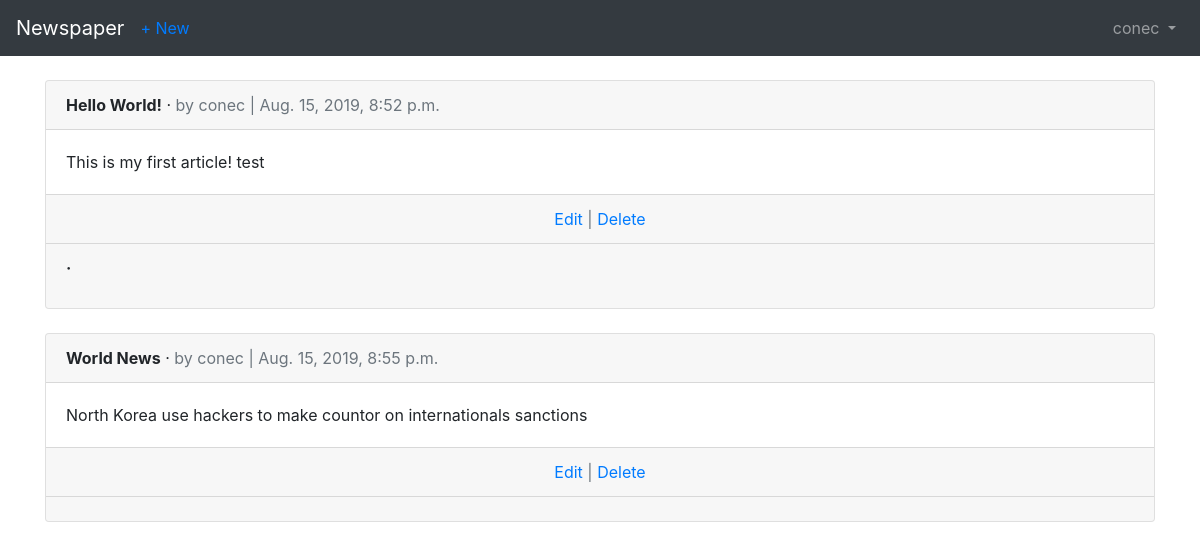
The page /articles/ (signed in) on the database its author committed.
### users/models.py (models this page shows)
class CustomUser(AbstractUser):
    age = models.PositiveIntegerField(default=0)

### articles/models.py (models this page shows, shortened)
class Article(models.Model):
    title = models.CharField(max_length=255)
    body = models.TextField()
    date = models.DateTimeField(auto_now_add=True)
    author = models.ForeignKey(
        get_user_model(),
        on_delete=models.CASCADE,
    )

class Comment(models.Model):
    article = models.ForeignKey(
        Article,
        on_delete=models.CASCADE,
        related_name='comments',
    )
    comment = models.CharField(max_length=140)
    author = models.ForeignKey(
        get_user_model(),
        on_delete=models.CASCADE,
    )
    def __str__(self):
        return self.comment

### articles/views.py (the view)
# urls.py: path('', views.ArticleListView.as_view(), name='article_list'),
class ArticleListView(LoginRequiredMixin, ListView):
    model = models.Article
    template_name = 'article_list.html'
    login_url = 'login'

### templates/article_list.html (shortened to what this page needs)
{% extends 'base.html' %}
{% block content %}
    {% for article in object_list %}
    <div class="card">
            <div class="card-header">
                <span class="font-weight-bold">{{ article.title }}</span> &middot;
                <span class="text-muted">by {{ article.author }} | {{ article.date }}</span>
            </div>
            <div class="card-body">
                {{ article.body }}
            </div>
            <div class="card-footer text-center text-muted">
                <a href="{% url 'article_edit' article.pk %}">Edit</a> |
                <a href="{% url 'article_delete' article.pk %}">Delete</a>
            </div>
            <div class="card-footer">
        {% for comment in article.comments.all %}
          <p>
            <span class="font-weight-bold">{{ comment.author }} &middot;</span>
          </p>
        {% endfor %}
      </div>
    </div>
    <br/>
{% endfor %}
{% endblock %}

### templates/base.html (shortened to what this page needs)
<!doctype html>
<html lang="en">
    <head>
        <link rel="stylesheet" href="https://maxcdn.bootstrapcdn.com/bootstrap/4.0.0/css/bootstrap.min.css">
    </head>
    <body>
        <nav class="navbar navbar-expand-md navbar-dark bg-dark mb-4">
        <a class="navbar-brand" href="{% url 'home' %}">Newspaper</a>
        {% if user.is_authenticated %}
            <ul class="navbar-nav mr-auto">
                <li class="nav-item"><a href="{% url 'article_new' %}">+ New</a></li>
            </ul>
        {% endif %}
        <div class="collapse navbar-collapse" id="navbarCollapse">
            {% if user.is_authenticated %}
                <ul class="navbar-nav ml-auto">
                <li class="nav-item">
                    <a class="nav-link dropdown-toggle" href="#" id="userMenu" data-toggle="dropdown" aria-haspopup="true" aria-expanded="false">
                    {{ user.username }}
                    </a>
                </li>
                </ul>
                    {% else %}
                        <form class="form-inline ml-auto">
                            <a href="{% url 'login' %}" class="btn btn-outline-secondary">Log in</a>
                            <a href="{% url 'signup' %}" class="btn btn-primary ml-2">Sign up</a>
                        </form>
                    {% endif %}
        </div>
        </nav>
                <div class="container">
                    {% block content %}
                    {% endblock %}
                </div>
    </body>
</html>

### rows shown on the page
CustomUser: username "conec"
Article: title "Hello World!", author "conec", date "Aug. 15, 2019, 8:52 p.m.", body "This is my first article! test"
Article: title "World News", author "conec", date "Aug. 15, 2019, 8:55 p.m.", body "North Korea use hackers to make countor on internationals sanctions"
